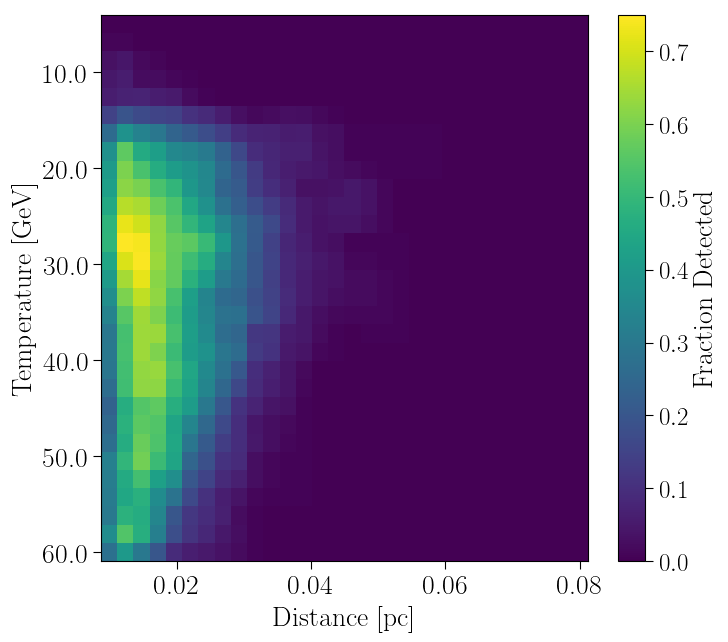

The Python source for this figure:
#This script loads a python dictionary containing the results from mc_moving_source.py
#It bins the results into a detectability map in distance & initial temperature
#Then, it calculates the detection efficiency from the map, and computes the upper limit given no detections

import numpy as np
import matplotlib.pyplot as plt
import pickle
from matplotlib import rcParams
from matplotlib.pyplot import rc
import matplotlib
from scipy.signal import convolve2d
def setup_plot_env():
    #Set up figure
    #Plotting parameters
    fig_width = 8   # width in inches
    fig_height = 7  # height in inches
    fig_size =  [fig_width, fig_height]
    rcParams['font.family'] = 'serif'
    rcParams['font.weight'] = 'bold'
    rcParams['axes.labelsize'] = 20
    rcParams['font.size'] = 20
    rcParams['axes.titlesize'] =16
    rcParams['legend.fontsize'] = 16
    rcParams['xtick.labelsize'] =18
    rcParams['ytick.labelsize'] =18
    rcParams['figure.figsize'] = fig_size
    rcParams['xtick.major.size'] = 6
    rcParams['ytick.major.size'] = 6
    rcParams['xtick.minor.size'] = 3
    rcParams['ytick.minor.size'] = 3
    rcParams['figure.subplot.left'] = 0.16
    rcParams['figure.subplot.right'] = 0.92
    rcParams['figure.subplot.top'] = 0.90
    rcParams['figure.subplot.bottom'] = 0.12
    rcParams['text.usetex'] = True
    rc('text.latex', preamble=r'\usepackage{amsmath}')
setup_plot_env()

critical_chi2_value = 11.3
cutoff_temperature = 16.36 #GeV
MET_start = 239902981.0 #Time limits for 3FGL
MET_end = 365467563.0
elapsed_seconds = MET_end-MET_start
year_length = 86400.0*365.0
min_dist = 0.01
max_dist = 0.08
min_temp = 5.0
max_temp = 60.0
nbins = 30
distances = np.linspace(min_dist-0.5*(max_dist-min_dist)/(nbins-1), max_dist+0.5*(max_dist-min_dist)/(nbins-1), nbins+1)
temps = np.linspace(min_temp-0.5*(max_temp-min_temp)/(nbins-1), max_temp+0.5*(max_temp-min_temp)/(nbins-1), nbins+1)

def get_integral(x,g):
    if len(x) != len(g):
        print "Integral must be performed with equal-sized arrays!"
        print "Length of x is " + str(len(x)) + " Length of g is " + str(len(g))
    return sum(np.diff(x)*0.5*(g[0:len(g)-1]+g[1:len(g)]))
def weighted_avg(array, weights):
    #weights = np.arange(1, len(my_array)+1, 1.0)**index
    return sum(weights*array)/sum(weights)


file = open('detectability_results_new.pk1','rb')
g = pickle.load(file)
file.close()

detected_map = np.zeros((len(temps)-1, len(distances)-1))
spectral_map = np.zeros((len(temps)-1, len(distances)-1))
motion_map = np.zeros((len(temps)-1, len(distances)-1))
trials = np.zeros((len(temps)-1,len(distances)-1))
ts_map = np.zeros((len(temps)-1,len(distances)-1))
my_arr=np.zeros((len(g)))
my_arr2=np.zeros((len(g)))

i = 0
j = 0
for entry in g:
    #if 'Source_Detected' in entry  and 'Temperature' in entry and 'Distance' in entry and 'Spectral_Match' in entry and 'MIN_CHI2' in entry and 'GLON' in entry and 'GLAT' in entry and 'V_Recovered' in entry and 'V_True' in entry and 'TS' in entry:
    row = np.argmax(np.histogram(entry['Temperature'], temps)[0])
    column = np.argmax(np.histogram(entry['Distance'], distances)[0])
    trials[row, column] += 1.0
    if  entry['Source_Detected']:
        detected_map[row,column] += 1.0
    if  entry['MIN_CHI2']<critical_chi2_value and entry['Source_Detected']:
        spectral_map[row,column] += 1.0
    if  entry['Sig']>4.0 and entry['MIN_CHI2']<critical_chi2_value and entry['Source_Detected'] and entry['V_Recovered']>0.0:
        motion_map[row, column] += 1.0
    if entry['V_Recovered']>0.0 and entry['Motion_Detected'] and entry['V_Recovered']>0.0 and entry['TS']>50:
        my_arr[i] = 1.0*entry['V_Recovered']/np.abs(1.0*entry['V_True'])
        if my_arr[i]>0.5 and my_arr[i]<1.5:
            my_arr2[i] = np.sqrt(entry['TS'])
        i += 1



detected_map *= 1./trials
spectral_map *= 1./trials
motion_map *= 1./trials

print motion_map
print "Total simulated PBHs: " + str(sum(sum(trials)))

fig = plt.figure()
fontProperties = {'family':'serif', 'weight': 'light', 'size': 20}
"""
ax = fig.add_subplot(131)
ax.imshow(detected_map, interpolation='none', extent=[min(distances),max(distances),max(temps),min(temps)], aspect='auto')
plt.ylabel('Temperature [GeV]')
plt.xlabel('Distance [pc]')
plt.title('Point Source Detectability')

ax2 = fig.add_subplot(132)
ax2.imshow(spectral_map, interpolation='none',extent=[min(distances),max(distances),max(temps),min(temps)], aspect='auto')
plt.ylabel('Temperature [GeV]')
plt.xlabel('Distance [pc]')
plt.title('Spectral Matching')
"""
ax3 = fig.add_subplot(111)
kernel = np.array([[1.0, 1.0, 1.0],[1.0, 1.0, 1.0], [1.0, 1.0,1.0]])/9.0
#motion_map = convolve2d(motion_map,kernel)[1:-1, 1:-1]
mappable = ax3.imshow(motion_map, interpolation='none',cmap='viridis',extent=[min(distances),max(distances),max(temps),min(temps)], aspect='auto')
plt.ylabel('Temperature [GeV]',fontProperties)
plt.xlabel('Distance [pc]',fontProperties)
#plt.title('Proper Motion Sensitivity')
cb = plt.colorbar(mappable)
cb.set_label('Fraction Detected')
print "spectral efficiency: " + str(100.0*sum(sum(spectral_map))/sum(sum(detected_map)))+"%"
print 'Motion efficiency: ' + str(100.0*sum(sum(motion_map))/sum(sum(spectral_map)))+"%"
#Calculate fraction of PBHs that are above the cutoff temperature (given a distribution N(T)~T^3)
x = np.linspace(min(temps),max(temps),100)
cutoff_row = np.argmin(np.abs(x-cutoff_temperature))
fraction = get_integral(x[cutoff_row:],x[cutoff_row:]**-4.0)/get_integral(x,x**-4.0)

new_temps = np.linspace(min_temp, max_temp, nbins)
new_dists = np.linspace(min_dist, max_dist, nbins)

limit = np.zeros((len(distances)-1))
for column in range(len(distances)-1):
    limit[column] = weighted_avg(motion_map[:,column], new_temps**-4.0)
print limit
volume = (4/3)*np.pi*max_dist**3

efficiency = weighted_avg(limit, new_dists**2.0)
print "efficiency: " + str(efficiency)
years = (elapsed_seconds/year_length)
the_limit = fraction*4.6/(volume*years*efficiency)
print "limit: " + str(the_limit)

ax3.set_xticklabels(ax3.get_xticks(), fontProperties)
ax3.set_yticklabels(ax3.get_yticks(), fontProperties)


#plt.savefig('detectability_map.png',bbox_inches='tight')
plt.show()
